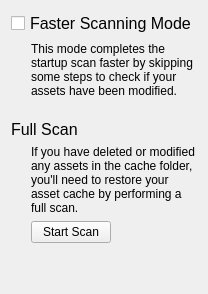
        <widget class="QWidget" name="ToolsPage">
         <layout class="QVBoxLayout" name="verticalLayout_3">
          <item>
           <widget class="QCheckBox" name="fastAnalysisCheckBox">
            <property name="styleSheet">
             <string notr="true">font: 12pt;</string>
            </property>
            <property name="text">
             <string>Faster Scanning Mode</string>
            </property>
           </widget>
          </item>
          <item>
           <layout class="QHBoxLayout" name="horizontalLayout_3">
            <item>
             <spacer name="indentSpacer1">
              <property name="orientation">
               <enum>Qt::Horizontal</enum>
              </property>
              <property name="sizeType">
               <enum>QSizePolicy::Fixed</enum>
              </property>
              <property name="sizeHint" stdset="0">
               <size>
                <width>20</width>
                <height>20</height>
               </size>
              </property>
             </spacer>
            </item>
            <item>
             <widget class="QLabel" name="fastAnalysisDescription">
              <property name="text">
               <string>&lt;html&gt;&lt;head/&gt;&lt;body&gt;&lt;p&gt;This mode completes the startup scan faster by skipping some steps to check if your assets have been modified.&lt;/p&gt;&lt;/body&gt;&lt;/html&gt;</string>
              </property>
              <property name="scaledContents">
               <bool>false</bool>
              </property>
              <property name="wordWrap">
               <bool>true</bool>
              </property>
             </widget>
            </item>
           </layout>
          </item>
          <item>
           <spacer name="gapSpacer1">
            <property name="orientation">
             <enum>Qt::Vertical</enum>
            </property>
            <property name="sizeType">
             <enum>QSizePolicy::Fixed</enum>
            </property>
            <property name="sizeHint" stdset="0">
             <size>
              <width>16</width>
              <height>16</height>
             </size>
            </property>
           </spacer>
          </item>
          <item>
           <widget class="QLabel" name="fullScanHeader">
            <property name="text">
             <string>&lt;html&gt;&lt;head/&gt;&lt;body&gt;&lt;p&gt;&lt;span style=&quot; font-size:12pt;&quot;&gt;Full Scan&lt;/span&gt;&lt;/p&gt;&lt;/body&gt;&lt;/html&gt;</string>
            </property>
            <property name="wordWrap">
             <bool>true</bool>
            </property>
           </widget>
          </item>
          <item>
           <layout class="QHBoxLayout" name="horizontalLayout_12">
            <item>
             <spacer name="indentSpacer2">
              <property name="orientation">
               <enum>Qt::Horizontal</enum>
              </property>
              <property name="sizeType">
               <enum>QSizePolicy::Fixed</enum>
              </property>
              <property name="sizeHint" stdset="0">
               <size>
                <width>20</width>
                <height>20</height>
               </size>
              </property>
             </spacer>
            </item>
            <item>
             <widget class="QLabel" name="fullScanDescriptionText">
              <property name="text">
               <string>&lt;html&gt;&lt;head/&gt;&lt;body&gt;&lt;p&gt;If you have deleted or modified any assets in the cache folder, you'll need to restore your asset cache by performing a full scan.&lt;/p&gt;&lt;/body&gt;&lt;/html&gt;</string>
              </property>
              <property name="scaledContents">
               <bool>false</bool>
              </property>
              <property name="wordWrap">
               <bool>true</bool>
              </property>
             </widget>
            </item>
           </layout>
          </item>
          <item>
           <layout class="QHBoxLayout" name="horizontalLayout_13">
            <item>
             <spacer name="horizontalSpacer_2">
              <property name="orientation">
               <enum>Qt::Horizontal</enum>
              </property>
              <property name="sizeType">
               <enum>QSizePolicy::Fixed</enum>
              </property>
              <property name="sizeHint" stdset="0">
               <size>
                <width>20</width>
                <height>20</height>
               </size>
              </property>
             </spacer>
            </item>
            <item>
             <widget class="QPushButton" name="fullScanButton">
              <property name="sizePolicy">
               <sizepolicy hsizetype="Fixed" vsizetype="Fixed">
                <horstretch>0</horstretch>
                <verstretch>0</verstretch>
               </sizepolicy>
              </property>
              <property name="text">
               <string>Start Scan</string>
              </property>
             </widget>
            </item>
            <item>
             <spacer name="horizontalSpacer_3">
              <property name="orientation">
               <enum>Qt::Horizontal</enum>
              </property>
              <property name="sizeHint" stdset="0">
               <size>
                <width>40</width>
                <height>20</height>
               </size>
              </property>
             </spacer>
            </item>
           </layout>
          </item>
          <item>
           <spacer name="gapSpacer2">
            <property name="orientation">
             <enum>Qt::Vertical</enum>
            </property>
            <property name="sizeHint" stdset="0">
             <size>
              <width>16</width>
              <height>40</height>
             </size>
            </property>
           </spacer>
          </item>
         </layout>
         <zorder>fullScanHeader</zorder>
         <zorder>fastAnalysisCheckBox</zorder>
        </widget>
